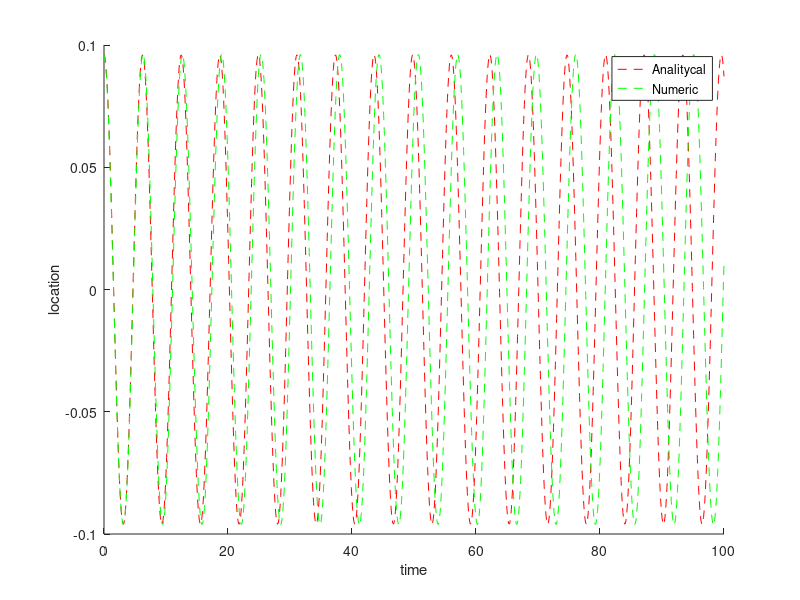
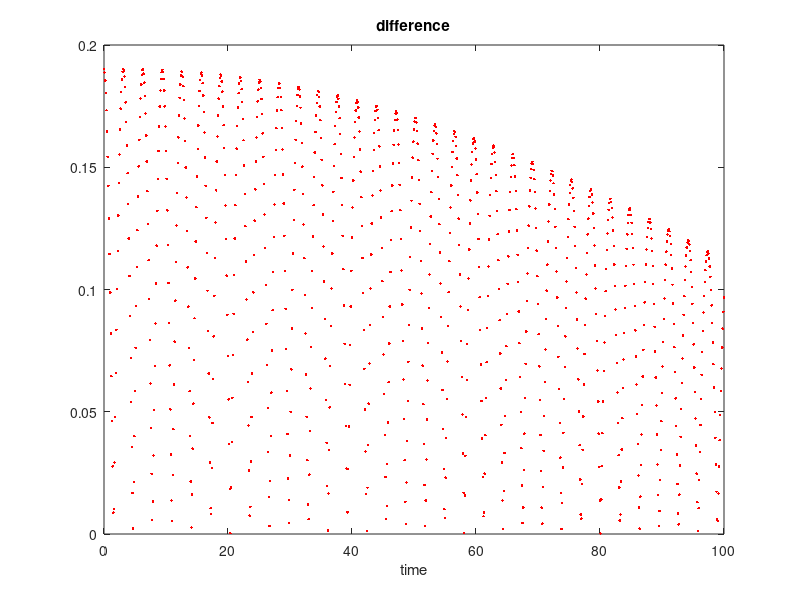

Source code (MATLAB) for these figures, in order:
clear;
clc;
close all
h = 0.1;
t = 0:h:100;
teta_deg = 5.5; %degrees
teta_rads = deg2rad(teta_deg); %radians
g = 9.81; %acceleration of gravity
l = 10; %length
m = 0.01; %mass

analitycal = [];
linear = [];

v2 = [];
v2(1) = 0;
numeric = [];
numeric(1) = teta_rads;

% analitycal method – task 1,2
for i = 1:1:length(t)
analitycal(i) = teta_rads*cos(t(i)/(sqrt(g/l)));
end

% analitycal method – task 3
for i = 1:1:length(t)
linear(i) = (-g/l)*analitycal(i);
end

% numeric method
for i = 2:1:length(t)
v2(i) = v2(i-1) - h * (g/l) * sin(numeric(i-1));
numeric(i) = numeric(i-1) + v2(i) * h;
end

figure(1);
hold on;
plot(t, analitycal, '--r');
plot(t, numeric, '--g');
xlabel('time');
ylabel('location');
legend('Analitycal', 'Numeric');
diff = [];
diff = abs(numeric - linear);
figure(2);
plot(t, diff,'r.');
title('difference');
xlabel('time');